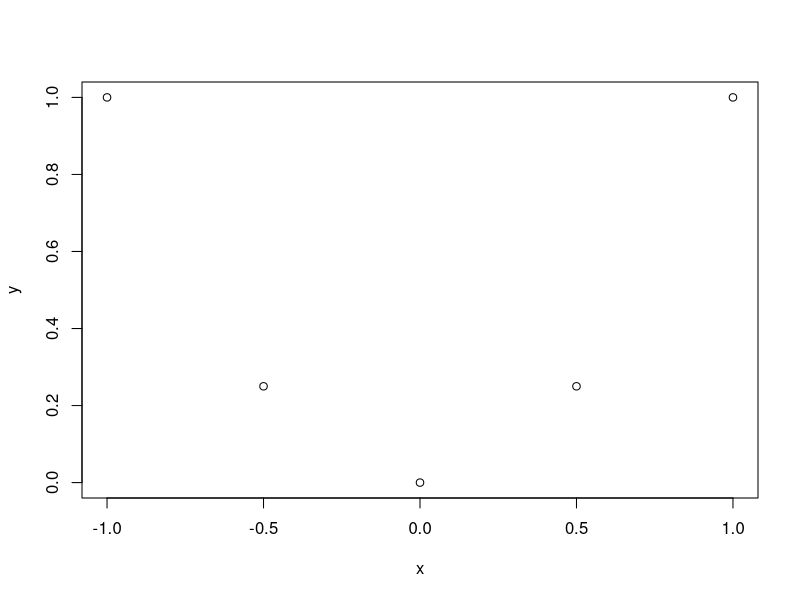
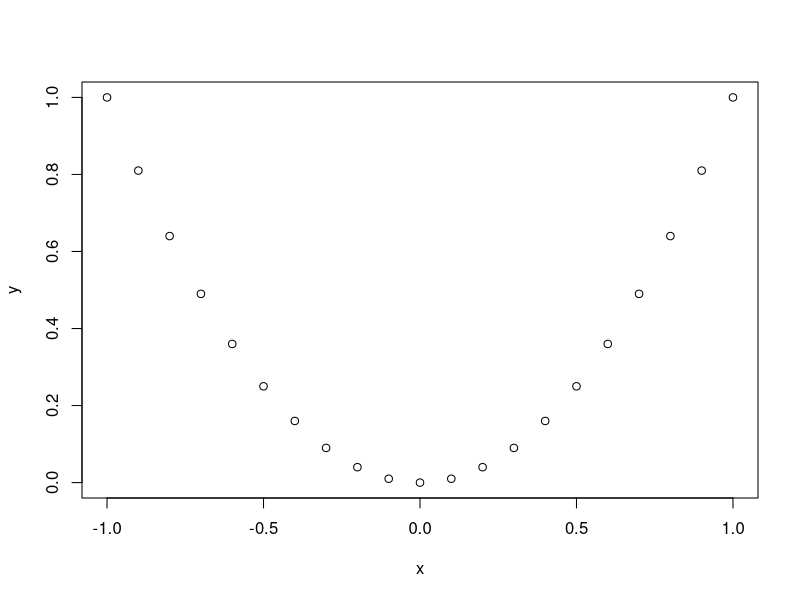
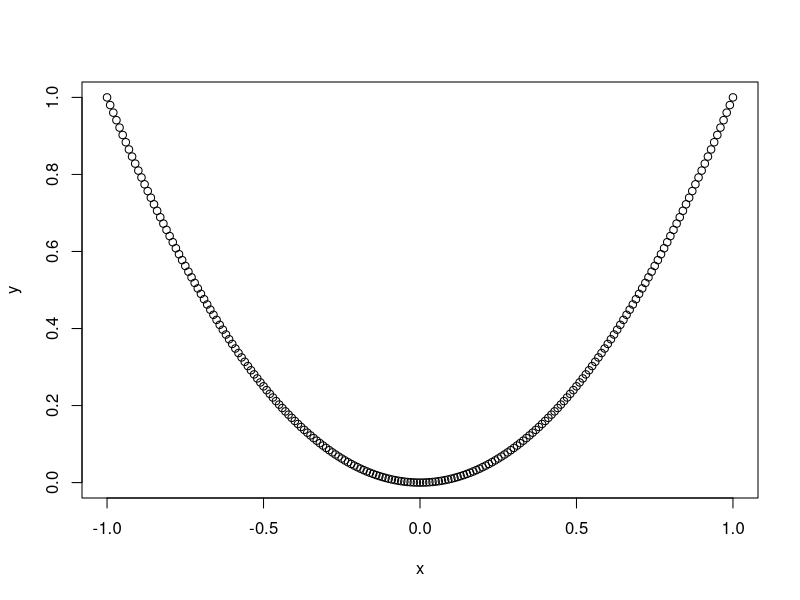
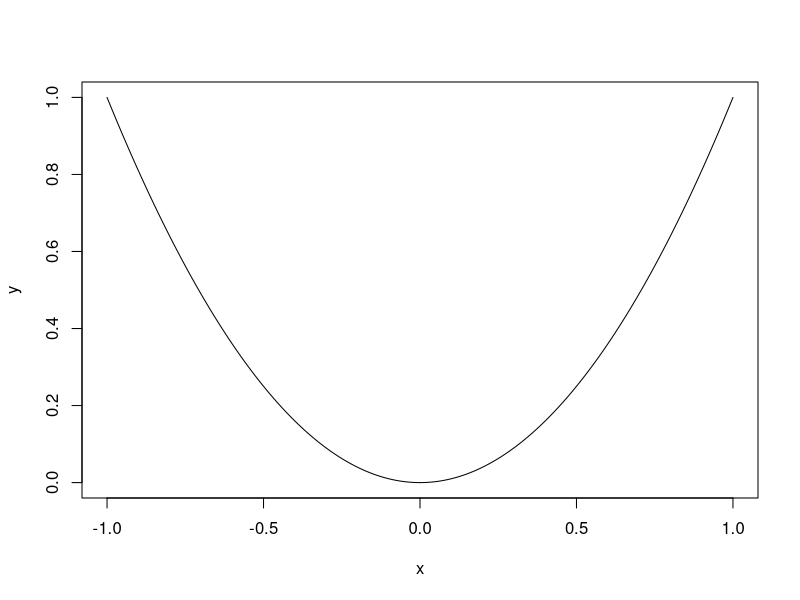
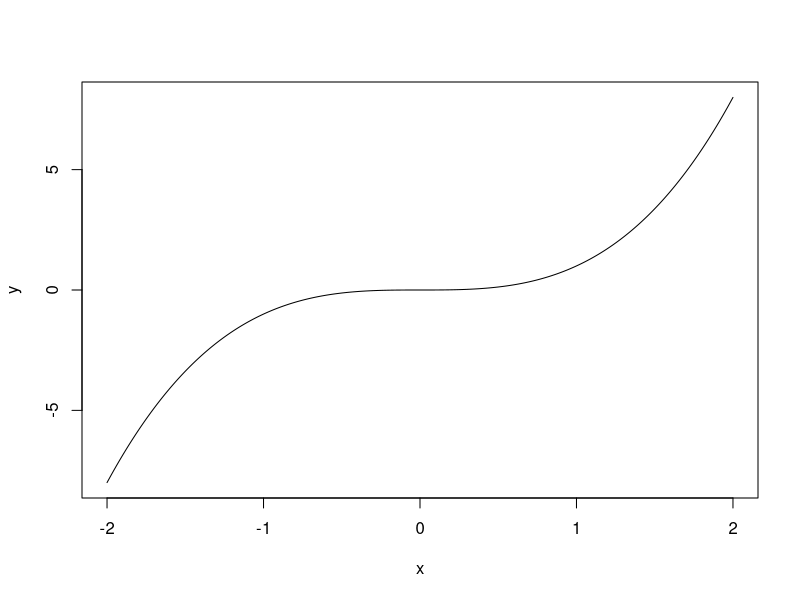
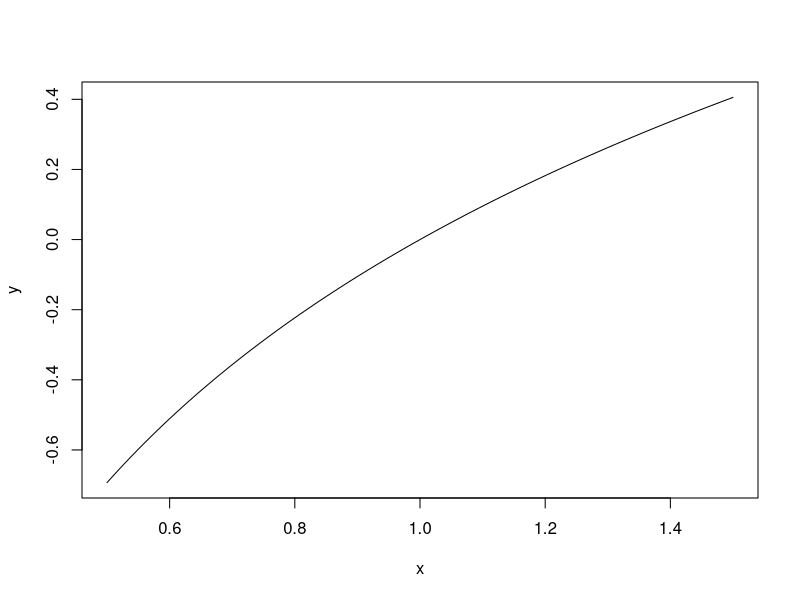
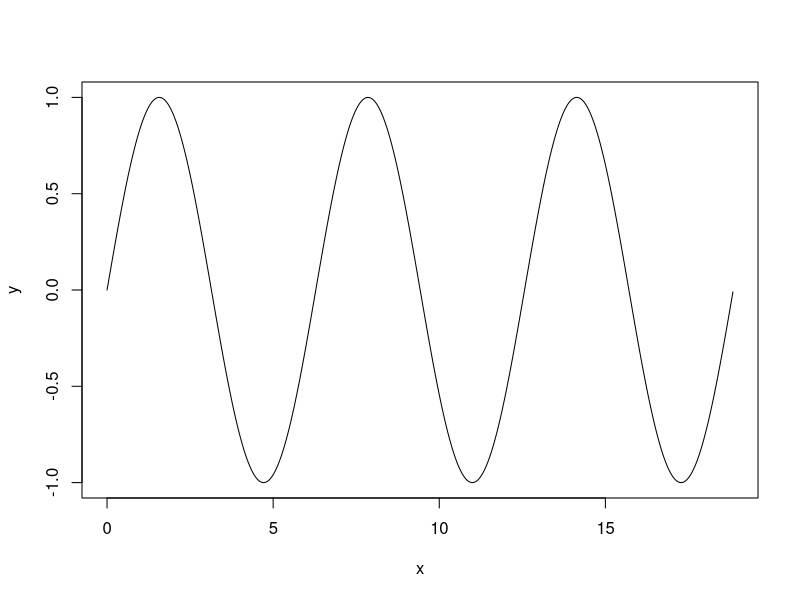
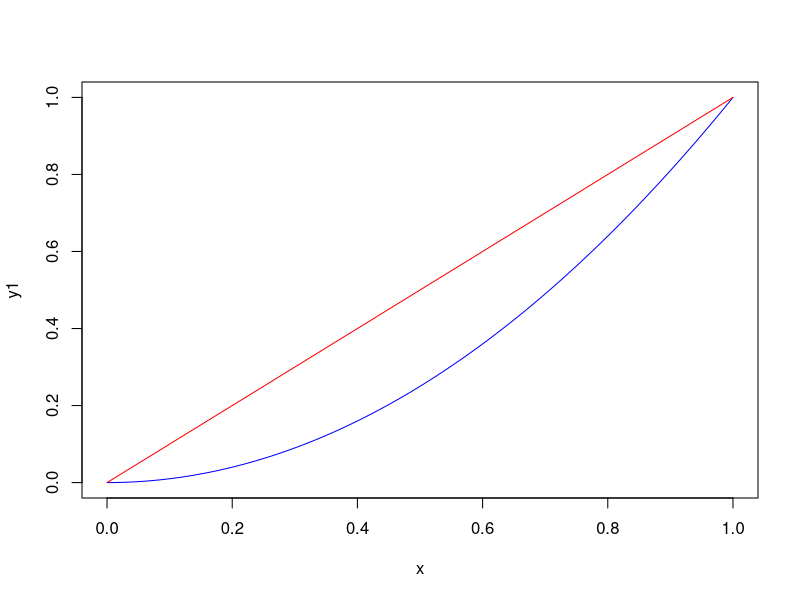

Reproduce these figures in R, in order.


x <- seq(from = -1, to = 1, by = 0.5)
y <- x^2
plot(x, y)



x <- seq(from = -1, to = 1, by = 0.1)
y <- x^2
plot(x, y)



x <- seq(from = -1, to = 1, by = 0.01)
y <- x^2
plot(x, y)



plot(x, y, type = "l")



#Exercise #1
x <- seq(from = -2, to = 2, by = 0.01)
y <- x^3
plot(x, y, type = 'l')



#Exercise #2
x <- seq(from = 0.5, to = 1.5, by = 0.01)
y <- log(x)
plot(x, y, type = 'l')



#Exercise #3
x <- seq(from = 0, to = 6 * pi, by = 0.01)
y <- sin(x)
plot(x, y, type = 'l')



x <- seq(from = 0, to = 1, by = 0.01)
y1 <- x^2
y2 <- x
plot(x, y1, col = 'blue', type = 'l')
points(x, y2, col = 'red', type = 'l')



x <- seq(from = 0, to = 1, by = 0.01)
y1 <- x^2
y2 <- x + 0.75
plot(x, y1, col = 'blue', type = 'l')
points(x, y2, col = 'red', type = 'l')



y <- cbind(y1, y2)
matplot(x, y, type = 'l')



y <- cbind(y1, y2)
matplot(x, y, type = 'l', col = c("red", "blue"), lty = c(1, 1))



#Exercise #4
x <- seq(from = 0, to = 2 * pi, by = 0.01)
y1 <- sin(x)
y2 <- cos(x)
y3 <- 2 * sin(x + pi/4)
y <- cbind(y1, y2, y3)
matplot(x, y, type = 'l', col = c("black", "red", "blue"), lty = c(1, 1, 1))



rbinom(20, size = 10, prob = 1/2)



sims <- rbinom(100000, size = 10, prob = 1/2)
mean(sims) - (10 * 1/2)
var(sims) - (10 * 1/2 * 1/2)



#Exercise #5
sims <- rbinom(100000, size = 20, prob = 0.9)
mean(sims) - (20 * 0.9)
var(sims) - (20 * 0.1 * 0.9)



dbinom(7, size = 10, prob = 0.8)
choose(10, 7) * (0.8)^7 * (0.2)^3



support <- 0:10
p.x <- dbinom(support, size = 10, prob = 0.5)
p.x



plot(support, p.x)



plot(0:10, p.x, type = 'h', xlab = 'x', ylab = 'p(x)', main = 'pmf for a Bernoulli(n = 10, p = 0.5) RV')



#Exercise #6
support <- 0:20
p.x <- dbinom(support, size = 20, prob = 0.65)
plot(support, p.x, type = 'h', xlab = 'x', ylab = 'p(x)', main = 'pmf for a Bernoulli(n = 20, p = 0.65) RV')



sum(dbinom(0:7, size = 20, prob = 0.3))
pbinom(7.4, size = 20, prob = 0.3)



#Exercise #7
sum(dbinom(0:24, size = 50, prob = 0.5))
pbinom(24.5, size = 50, prob = 0.5)



x <- seq(from = -1, to = 10, by = 0.01)
y <- pbinom(x, size = 10, prob = 0.5)
plot(x, y, ylab = 'F(x)')



plot(x, y, ylab = 'F(x)', type = 's')



#Exercise #8
x <- seq(from = -1, to = 21, by = 0.01)
y1 <- pbinom(x, size = 20, prob = 0.2)
y2 <- pbinom(x, size = 20, prob = 0.5)
y3 <- pbinom(x, size = 20, prob = 0.8)
y <- cbind(y1, y2, y3)
matplot(x, y, col = c("black", "blue", "red"), type = 's', lty = 1, ylab = "F(x)")



#Exercise 9 - Part 1
plot(0:20, dbinom(0:20, size = 20, prob = 0.5), type = 'h', ylab = 'p(x)')
#Part 2
sum(dbinom(12:20, size = 20, prob = 0.5))
#Part 3
sum(dbinom(18:20, size = 20, prob = 0.5))
#Part 4
250 * sum(dbinom(12:20, size = 20, prob = 0.5))
250 * sum(dbinom(18:20, size = 20, prob = 0.5))



#Exercise #10: Binomial(n = 200, p) random variable where p is the unknown proportion who prefer boxers.
1-sum(dbinom((200*.45+1):(200*.65-1),size=200,p=.5))



#Exercise 11 - 1
n <- 10000
sim1 <-  rpois(n, lambda = 1)
sim5 <- rpois(n, lambda = 5)
sim10 <- rpois(n, lambda = 10)
sim15 <- rpois(n, lambda = 15)
#Exercise 11-2
mean(sim1)
mean(sim5)
mean(sim10)
mean(sim15)
#Exercise 11-3
var(sim1)
var(sim5)
var(sim10)
var(sim15)
#Exercise 11-4
range(sim1)
table(sim1)

range(sim5)
table(sim5)

range(sim10)
table(sim10)

range(sim15)
table(sim15)
#Exercise 11-5
x <- -1:15
plot(x, dpois(x, lambda = 2), type = 'h', ylab = 'p(x)')
plot(x, ppois(x, lambda = 2), type = 's', ylab = 'F(x)')


